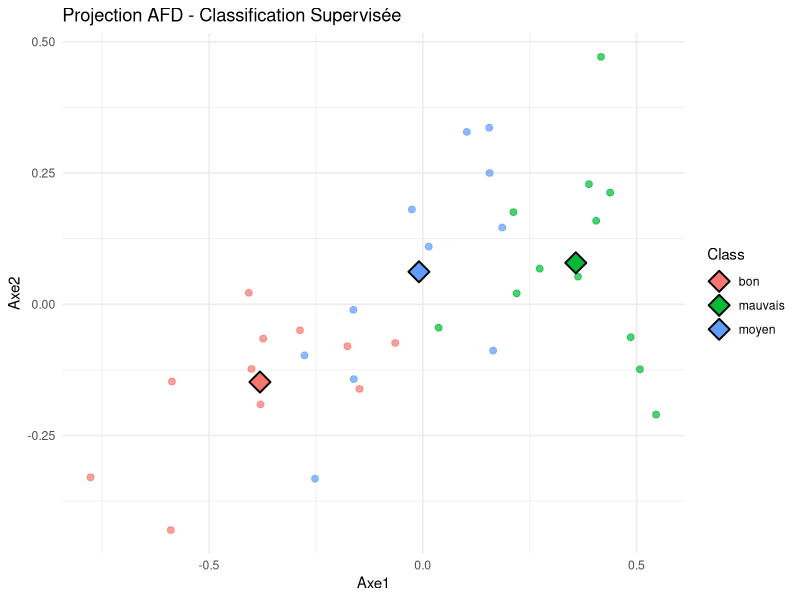

Write the R code that produced this figure. (Note: this script raises an error after producing the figure.)
## ---- chunk 1
knitr::opts_chunk$set(echo = TRUE)
## ---- chunk 2
# Chargement des librairies nécessaires
if(!require(ggplot2)) install.packages("ggplot2")
if(!require(caret)) install.packages("caret")
if(!require(kableExtra)) install.packages("kableExtra")
if(!require(dplyr)) install.packages("dplyr")
library(ggplot2)
library(caret)
library(kableExtra)
library(dplyr)

# Fonction MANOVA (TD précédent)

MANOVA <- function(X, Y) {
  X <- as.matrix(X)
  Y <- as.factor(Y)
  N <- nrow(X)
  P <- ncol(X)
  K <- nlevels(Y)
  
  # Calcul des moyennes globales et par groupe
  G <- colMeans(X)
  XK <- split(as.data.frame(X), Y)
  GK <- lapply(XK, colMeans)
  
  # Inertie Totale (SST)
  G_mat <- matrix(rep(G, N), nrow = N, byrow = TRUE)
  Diff_Tot <- X - G_mat
  SS_tot <- t(Diff_Tot) %*% Diff_Tot
  
  # Inertie Intra (SSW)
  SS_intra <- matrix(0, nrow = P, ncol = P)
  for (i in 1:K) {
    X_k <- as.matrix(XK[[i]])
    n_k <- nrow(X_k)
    G_k_mat <- matrix(rep(GK[[i]], n_k), nrow = n_k, byrow = TRUE)
    Diff_k <- X_k - G_k_mat
    SS_intra <- SS_intra + t(Diff_k) %*% Diff_k
  }
  
  # Inertie Inter (SSB)
  SS_inter <- SS_tot - SS_intra
  
  return(list(SS_tot = SS_tot, SS_Intra = SS_intra, SS_Inter = SS_inter))
}


# Fonction AFD (TD précédent)
# Réalise la projection sur les axes discriminants
AFD <- function(X, Y, SS_tot, SS_intra, SS_inter, nb_axes = 2) {
  
  # Diagonalisation de la matrice du ratio B * W^-1
  Mat_Ratio <- SS_inter %*% solve(SS_intra)
  
  res_eigen <- eigen(Mat_Ratio)
  U <- Re(res_eigen$vectors)
  Eigen_Values <- Re(res_eigen$values)
  Eigen_Values[Eigen_Values < 1e-7] <- 0
  
  # Normalisation des vecteurs propres
  denom <- sqrt(diag(t(U) %*% SS_intra %*% U))
  U_Norm <- scale(U, center = FALSE, scale = denom)
  
  # Calcul des Scores
  Z <- scale(X, center = TRUE, scale = FALSE)
  Scores_All <- Z %*% U_Norm
  
  # Création du DataFrame de sortie
  Scores_df <- data.frame(Scores_All[, 1:nb_axes])
  colnames(Scores_df) <- paste0("Axe", 1:nb_axes)
  Scores_df$Class <- Y
  
  return(list(Scores = Scores_df, U_Norm = U_Norm))
}
## ---- chunk 3
# Fonction d'affichage graphique des scores
AFD_graph1 <- function(data) {
  means <- aggregate(cbind(Axe1, Axe2) ~ Class, data, mean)
  
  ggplot(data, aes(x = Axe1, y = Axe2, color = Class)) +
    geom_point(alpha = 0.7, size = 2) +

    # Ajout des centres de gravité
    geom_point(data = means, aes(fill = Class), shape = 23, size = 5, color="black", stroke = 1) +
    theme_minimal() +
    labs(title = "Projection AFD - Classification Supervisée")
}
## ---- chunk 4
# Chargement des données
df <- read.table("VIN_QUALITE.txt", header = TRUE)

# Séparation des variables explicatives et de la cible
X <- df[, 1:4]
Y <- as.factor(df$Qualite)
## ---- chunk 5
# Calcul des matrices d'inertie
res_manova <- MANOVA(X, Y)

# Calcul des axes discriminants et projection
res_afd <- AFD(X, Y, res_manova$SS_tot, res_manova$SS_Intra, res_manova$SS_Inter)

## ---- chunk 6
# Affichage des premiers scores
kable(head(res_afd$Scores), caption = "Coordonnées factorielles (Scores)") %>% 
  kable_styling(full_width = F)
## ---- chunk 7
# Calcul des centres de gravité par classe
Centres <- aggregate(cbind(Axe1, Axe2) ~ Class, data = res_afd$Scores, mean)

kable(Centres, caption = "Centres de gravité des classes") %>% 
  kable_styling(full_width = F)
## ---- chunk 8
# Affichage du graphique
AFD_graph1(res_afd$Scores)
## ---- chunk 9
# Récupération des données
Scores <- res_afd$Scores
K <- nrow(Centres)
N <- nrow(Scores)

# Initialisation de la matrice des distances
Distances <- matrix(NA, nrow = N, ncol = K)
colnames(Distances) <- Centres$Class

# Boucle pour calculer la distance Euclidienne pour chaque classe
for(k in 1:K) {
  xc <- Centres[k, "Axe1"] 
  yc <- Centres[k, "Axe2"] 
  
  # Formule distance Euclidienne
  Distances[, k] <- sqrt((Scores$Axe1 - xc)^2 + (Scores$Axe2 - yc)^2)
}

kable(head(Distances), caption = "Distances aux centres de gravité") %>% 
  kable_styling(full_width = F)
## ---- chunk 10
knitr::include_graphics('Distance.jpg')
## ---- chunk 11
# Identification de l'indice de la distance minimale pour chaque ligne
index_min <- apply(Distances, 1, which.min)

# Récupération du nom de la classe correspondante
Prediction <- colnames(Distances)[index_min]

# Création du dataframe comparant la réalité (Observed) et la prédiction (Predicted)
Resultats_Classif <- data.frame(
  Observed = Y,
  Predicted = as.factor(Prediction)
)

kable(head(Resultats_Classif), caption = "Comparaison Réalité vs Prédiction") %>% 
  kable_styling(full_width = F)
## ---- chunk 12
# Calcul de la matrice de confusion
conf_mat <- confusionMatrix(data = Resultats_Classif$Predicted, 
                            reference = Resultats_Classif$Observed)

conf_mat
## ---- chunk 13
# Fonction générique de classification supervisée
AFD_Classif <- function(Scores_df) {
  
  # Calcul des centres de gravité
  Centres <- aggregate(cbind(Axe1, Axe2) ~ Class, data = Scores_df, mean)
  
  # Calcul des distances aux centres
  K <- nrow(Centres)
  N <- nrow(Scores_df)
  Distances <- matrix(NA, nrow = N, ncol = K)
  colnames(Distances) <- Centres$Class
  
  for(k in 1:K) {
    xc <- Centres[k, "Axe1"]
    yc <- Centres[k, "Axe2"]
    Distances[, k] <- sqrt((Scores_df$Axe1 - xc)^2 + (Scores_df$Axe2 - yc)^2)
  }
  
  # Classification 
  index_min <- apply(Distances, 1, which.min)
  Prediction <- colnames(Distances)[index_min]
  
  Resultats <- data.frame(
    Observed = Scores_df$Class,
    Predicted = factor(Prediction, levels = levels(Scores_df$Class))
  )
  
  # Matrice de confusion
  Conf_Mat <- confusionMatrix(Resultats$Predicted, Resultats$Observed)
  
  # Retour des résultats
  return(list(
    Centres = Centres,
    Distances = Distances,
    Classification = Resultats,
    Confusion = Conf_Mat
  ))
}
## ---- chunk 14
# à compléter
# Chargement et préparation des données Iris
data(iris)
X_iris <- iris[, 1:4]
Y_iris <- iris$Species

# Calcul des matrices d'inertie (MANOVA)
manova_iris <- MANOVA(X_iris, Y_iris)

# Calcul de l'AFD
afd_iris <- AFD(X_iris, Y_iris, 
                manova_iris$SS_tot, 
                manova_iris$SS_Intra, 
                manova_iris$SS_Inter)

# Classification supervisée
res_classif_iris <- AFD_Classif(afd_iris$Scores)

# Visualisation graphique du résultat sur Iris
AFD_graph1(afd_iris$Scores)
## ---- chunk 15
kable(res_classif_iris$Centres, caption = "Centres de gravité (Iris)") %>% 
  kable_styling(full_width = F)
## ---- chunk 16
kable(head(res_classif_iris$Distances), caption = "Distances (Iris)") %>% 
  kable_styling(full_width = F)
## ---- chunk 17
kable(head(res_classif_iris$Classification), caption = "Classification (Iris)") %>% 
  kable_styling(full_width = F)
## ---- chunk 18
res_classif_iris$Confusion
